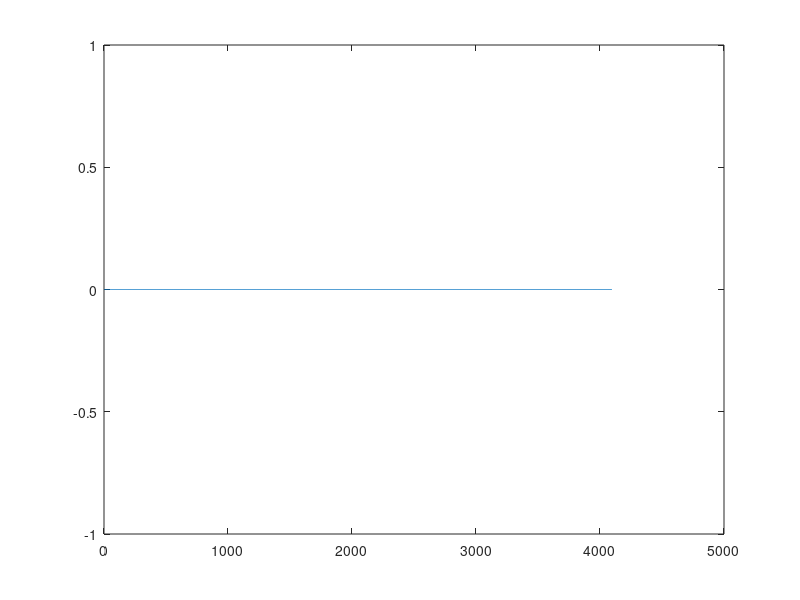

Source code (MATLAB):
clear all;
close all;

addpath('..\functions');
addpath('..\functions\ccd');
addpath('..\functions\ccd\pvcam');

foldername = 'C:\Documents and Settings\Joseph\Bureau\Aspherix\Data\2014\Janvier\20140117\';
files = dir(strcat(foldername,'*.mat'));
roi_struct = cell2struct({466 ,865 , 1    , 178,577 , 1}, ...
                         {'s1','s2','sbin','p1','p2','pbin'},2); 
threshold=450;
processedImage = cell(1,100);  
finalImage = zeros(400,400,'uint32');
finalHistogram = zeros(1,4096,'uint32');

for j=1:numel(files)
finalImage = zeros(400,400,'uint32');
load(strcat(foldername,files(j).name));
    for i=1:100
        processedImage{i} = roiparse(pictures{i},roi_struct);    
        P=processedImage{i};
        P(P<threshold)=0;
        finalImage =  finalImage + cast(P,'uint32');
    end;
finalHistogram = finalHistogram + summedHistogram;

%figure;
%imagesc(finalImage);
%colorbar;

end;

figure;
plot(finalHistogram);



